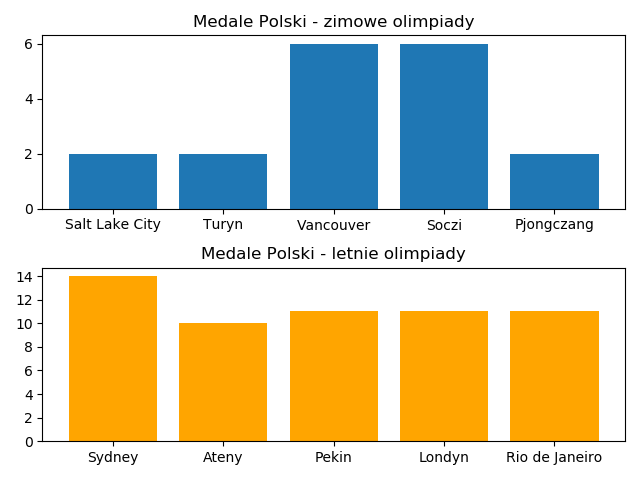

This chart was generated by the following Python code:
import pandas as pd
import numpy as np
import matplotlib.pyplot as plt

dane = pd.read_csv("medale.csv", sep=";", index_col=0)
suma = dane["Złote"] + dane["Srebrne"] + dane["Brązowe"]
letnie = suma[dane["Rodzaj"] == "Letnie"]
zimowe = suma[dane["Rodzaj"] == "Zimowe"]
x = np.arange(len(letnie))

plt.subplot(2, 1, 2)
plt.bar(x, letnie, color="orange")
plt.xticks(x, letnie.index)
plt.yticks([0, 2, 4, 6, 8, 10, 12, 14])
plt.title("Medale Polski - letnie olimpiady")
plt.subplot(2, 1, 1)
plt.bar(x, zimowe)
plt.xticks(x, zimowe.index)
plt.title("Medale Polski - zimowe olimpiady")
plt.show()
